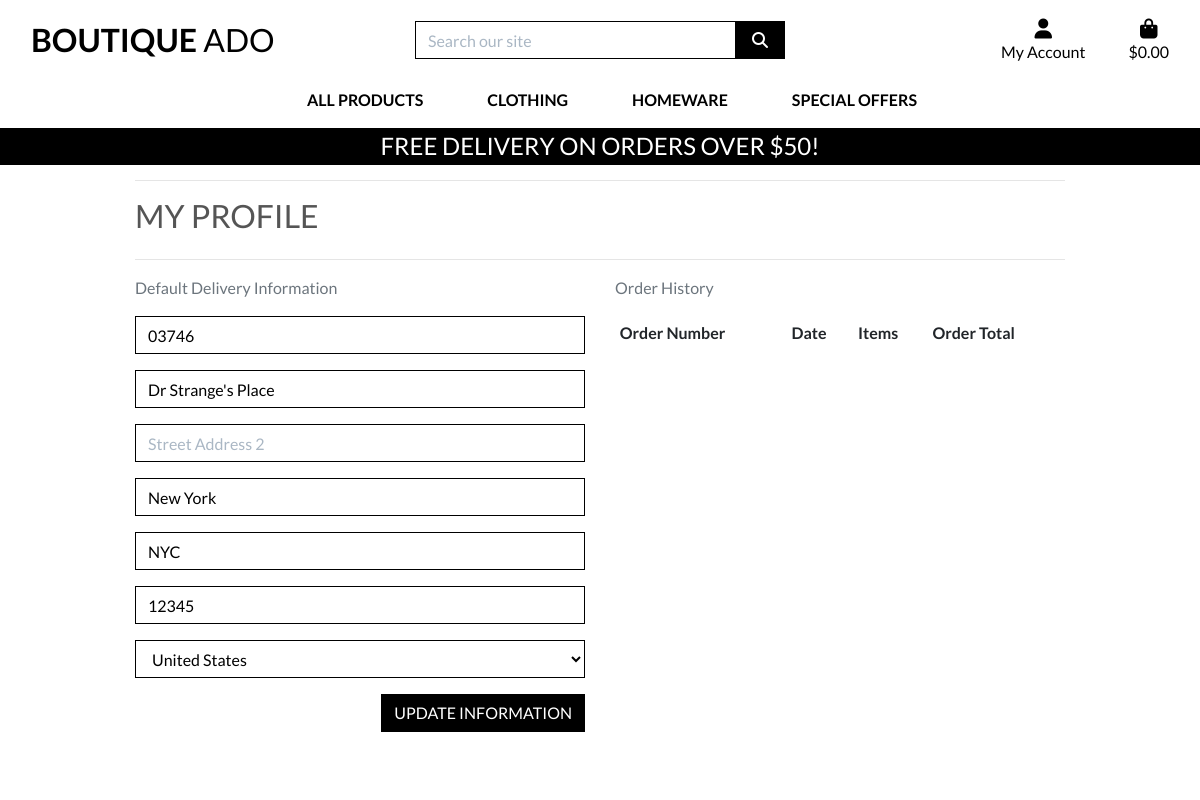
Page /profile/ (signed in) on the earlier database version.
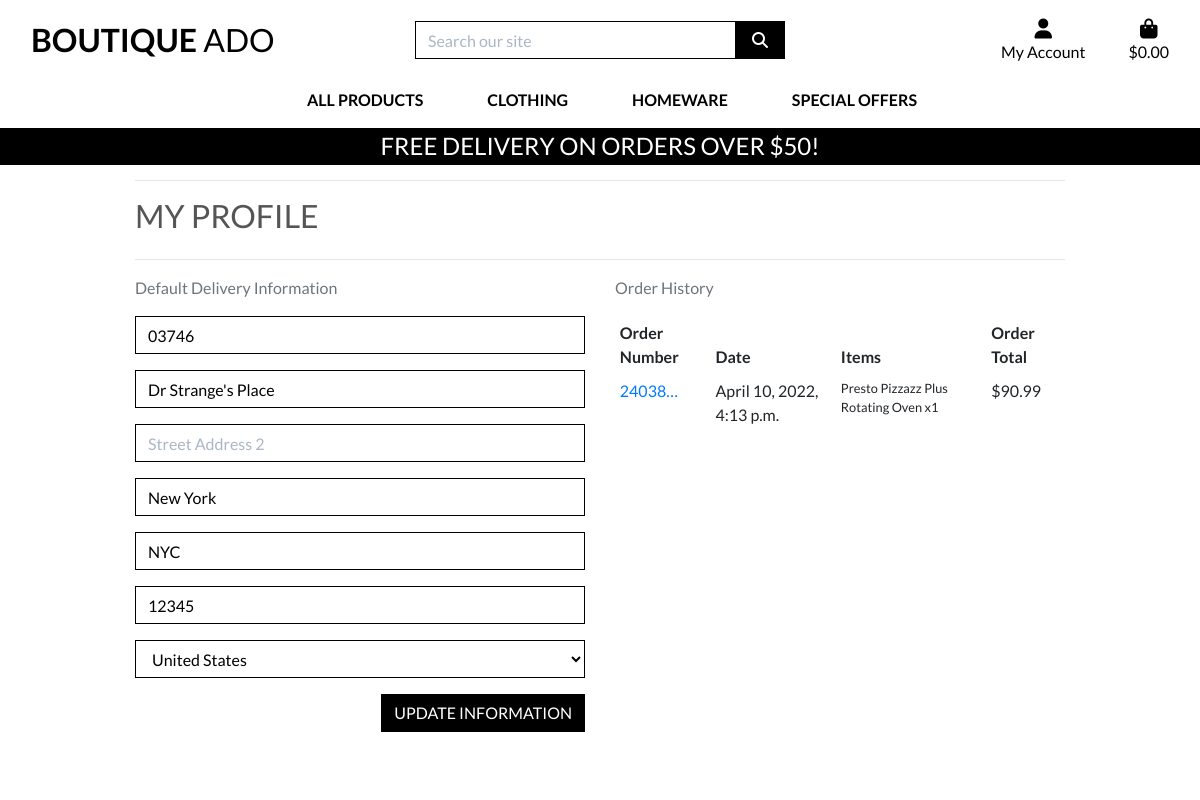
Same page on the later database version.
### checkout/models.py (models this page shows, shortened)
class Order(models.Model):
    order_number = models.CharField(max_length=32, null=False, editable=False)
    user_profile = models.ForeignKey(UserProfile, on_delete=models.SET_NULL, null=True, blank=True, related_name='orders')
    full_name = models.CharField(max_length=50, null=False, blank=False)
    email = models.EmailField(max_length=254, null=False, blank=False)
    phone_number = models.CharField(max_length=20, null=False, blank=False)
    country = CountryField(blank_label='Country *', null=False, blank=False)
    postcode = models.CharField(max_length=20, null=True, blank=True)
    town_or_city = models.CharField(max_length=40, null=False, blank=False)
    street_address1 = models.CharField(max_length=80, null=False, blank=False)
    street_address2 = models.CharField(max_length=80, null=True, blank=True)
    county = models.CharField(max_length=80, null=True, blank=True)
    date = models.DateTimeField(auto_now_add=True)
    delivery_cost = models.DecimalField(max_digits=6, decimal_places=2, null=False, default=0)
    order_total = models.DecimalField(max_digits=10, decimal_places=2, null=False, default=0)
    grand_total = models.DecimalField(max_digits=10, decimal_places=2, null=False, default=0)
    original_bag = models.TextField(null=False, blank=False, default='')
    stripe_pid = models.CharField(max_length=254, null=False, blank=False, default='')

class OrderLineItem(models.Model):
    order = models.ForeignKey(Order, null=False, blank=False,  on_delete=models.CASCADE, related_name='lineitems')
    product = models.ForeignKey(Product, null=False, blank=False, on_delete=models.CASCADE)
    product_size = models.CharField(max_length=2, null=True, blank=True)  # XS, S, M, L, XL
    quantity = models.IntegerField(null=False, blank=False, default=0)
    lineitem_total = models.DecimalField(max_digits=6, decimal_places=2, null=False, blank=False, editable=False)

### products/models.py (models this page shows, shortened)
class Product(models.Model):
    category = models.ForeignKey('Category', null=True, blank=True, on_delete=models.SET_NULL)
    sku = models.CharField(max_length=254, null=True, blank=True)
    name = models.CharField(max_length=254)
    description = models.TextField()
    has_sizes = models.BooleanField(default=False, null=True, blank=True)
    price = models.DecimalField(max_digits=6, decimal_places=2)
    rating = models.DecimalField(max_digits=6, decimal_places=2, null=True, blank=True)
    image_url = models.URLField(max_length=1024, null=True, blank=True)
    image = models.ImageField(null=True, blank=True)

### profiles/views.py (the view)
# urls.py: path('profile/', include('profiles.urls')),
def profile(request):
    profile = get_object_or_404(UserProfile, user=request.user)
    if request.method == 'POST':
        form = UserProfileForm(request.POST, instance=profile)
        if form.is_valid():
            form.save()
            messages.success(request, 'Profile updated successfully')
    form = UserProfileForm(instance=profile)
    orders = profile.orders.all()
    template = 'profiles/profile.html'
    context = {
        'form': form,
        'orders': orders,
        'on_profile_page': True,
    }
    return render(request, template, context)

### profiles/forms.py
class UserProfileForm(forms.ModelForm):
    class Meta:
        model = UserProfile
        exclude = ('user',)
    def __init__(self, *args, **kwargs):
        super().__init__(*args, **kwargs)
        placeholders = {
            'default_phone_number': 'Phone Number',
            'default_postcode': 'Postal Code',
            'default_town_or_city': 'Town or City',
            'default_street_address1': 'Street Address 1',
            'default_street_address2': 'Street Address 2',
            'default_county': 'County, State or Locality',
        }
        self.fields['default_phone_number'].widget.attrs['autofocus'] = True
        for field in self.fields:
            if field != 'default_country':
                if self.fields[field].required:
                    placeholder = f'{placeholders[field]} *'
                else:
                    placeholder = placeholders[field]
                self.fields[field].widget.attrs['placeholder'] = placeholder
            self.fields[field].widget.attrs['class'] = 'border-black rounded-0 profile-form-input'
            self.fields[field].label = False

### profiles/templates/profiles/profile.html (shortened to what this page needs)
{% extends "base.html" %}
{% load static %}
{% block extra_css %}
    <link rel="stylesheet" href="{% static 'profiles/css/profile.css' %}">
{% endblock %}
{% block page_header %}
    <div class="container header-container">
    </div>
{% endblock %}
{% block content %}
    <div class="overlay"></div>
    <div class="container">
        <div class="row">
            <div class="col">
                <hr>
                <h2 class="logo-font mb-4">My Profile</h2>
                <hr>
            </div>
        </div>
    <div class="row">
        <div class="col-12 col-lg-6">
            <p class="text-muted">Default Delivery Information</p>
            <form action="{% url 'profile' %}" class="mt-3" method="POST" id="profile-update-form">
                {{ form|crispy }}
                <button class="btn btn-black rounded-0 text-uppercase float-right">Update Information</button>
            </form>
        </div>
        <div class="col-12 col-lg-6">
            <p class="text-muted">Order History</p>
            <div class="order-history table-responsive">
                <table class="table table-sm table-borderless">
                    <thead>
                        <tr>
                            <th>Order Number</th>
                            <th>Date</th>
                            <th>Items</th>
                            <th>Order Total</th>
                        </tr>
                    </thead>
                    <tbody>
                        {% for order in orders %}
                            <tr>
                                <td>
                                    <a href="{% url 'order_history' order.order_number %}"
                                        title="{{ order.order_number }}">
                                        {{ order.order_number|truncatechars:6}}
                                    </a>
                                </td>
                                <td>{{ order.date }}</td>
                                <td>
                                    <ul class="list-unstyled">
                                        {% for item in order.lineitems.all %}
                                            <li class="small">
                                                {{ item.product.name }} x{{ item.quantity}}
                                            </li>
                                        {% endfor %}
                                    </ul>
                                </td>
                                <td>${{ order.grand_total }}</td>
                            </tr>
                        {% endfor %}
                    </tbody>
                </table>
            </div>
        </div>
    </div>
{% endblock %}

Differences in the rows shown:
added Order: order_number "24038…", date "April 10, 2022, 4:13 p.m.", grand_total "90.99"
added OrderLineItem: product.name "Presto Pizzazz Plus Rotating Oven", quantity "1"
